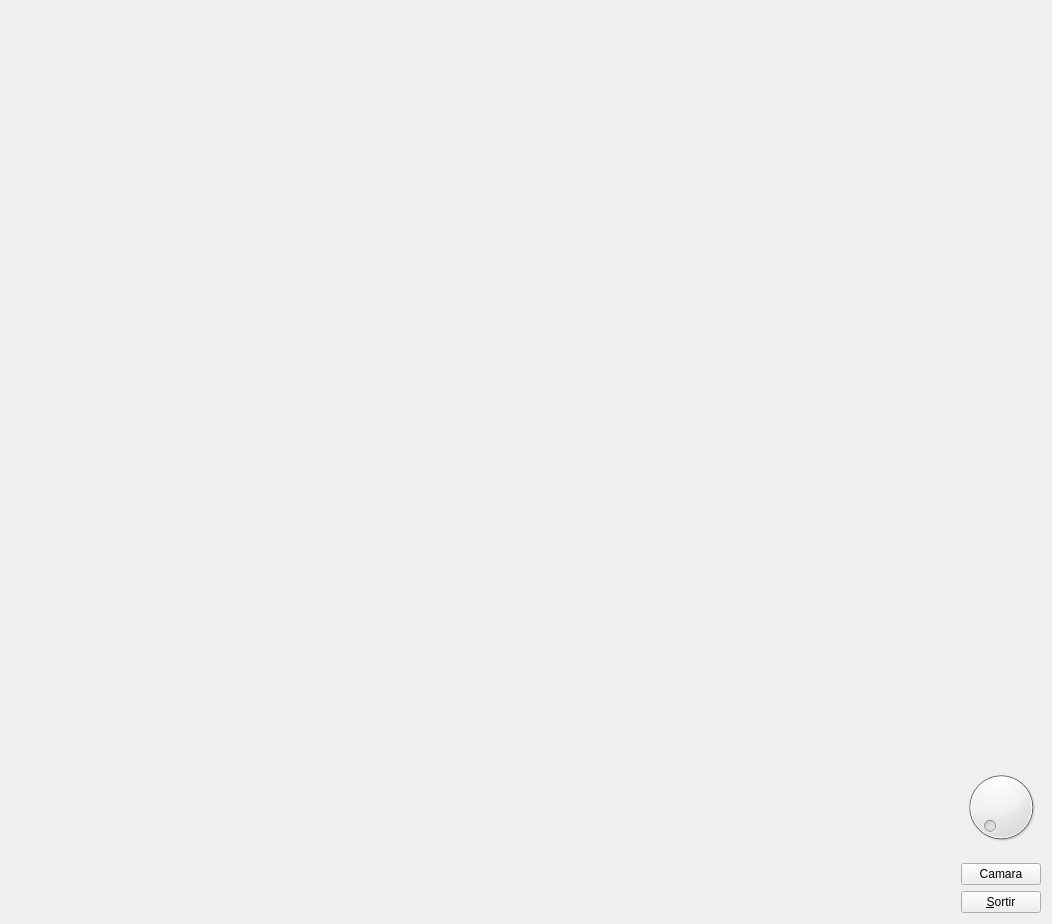
<?xml version="1.0" encoding="UTF-8"?>
<ui version="4.0">
 <class>MyForm</class>
 <widget class="QWidget" name="MyForm">
  <property name="geometry">
   <rect>
    <x>0</x>
    <y>0</y>
    <width>1052</width>
    <height>924</height>
   </rect>
  </property>
  <property name="windowTitle">
   <string>IDI-Lab</string>
  </property>
  <layout class="QHBoxLayout" name="horizontalLayout">
   <item>
    <widget class="MyGLWidget" name="widget" native="true">
     <property name="sizePolicy">
      <sizepolicy hsizetype="Expanding" vsizetype="Expanding">
       <horstretch>0</horstretch>
       <verstretch>0</verstretch>
      </sizepolicy>
     </property>
     <property name="minimumSize">
      <size>
       <width>50</width>
       <height>50</height>
      </size>
     </property>
    </widget>
   </item>
   <item>
    <layout class="QVBoxLayout" name="verticalLayout">
     <item>
      <spacer name="verticalSpacer">
       <property name="orientation">
        <enum>Qt::Vertical</enum>
       </property>
       <property name="sizeHint" stdset="0">
        <size>
         <width>20</width>
         <height>40</height>
        </size>
       </property>
      </spacer>
     </item>
     <item>
      <widget class="QDial" name="dial">
       <property name="maximum">
        <number>2</number>
       </property>
      </widget>
     </item>
     <item>
      <widget class="QPushButton" name="pushButton_2">
       <property name="text">
        <string>Camara</string>
       </property>
      </widget>
     </item>
     <item>
      <widget class="QPushButton" name="pushButton">
       <property name="sizePolicy">
        <sizepolicy hsizetype="Fixed" vsizetype="Fixed">
         <horstretch>0</horstretch>
         <verstretch>0</verstretch>
        </sizepolicy>
       </property>
       <property name="text">
        <string>&amp;Sortir</string>
       </property>
      </widget>
     </item>
    </layout>
   </item>
  </layout>
  <widget class="QWidget" name="layoutWidget">
   <property name="geometry">
    <rect>
     <x>0</x>
     <y>0</y>
     <width>2</width>
     <height>2</height>
    </rect>
   </property>
   <layout class="QHBoxLayout" name="horizontalLayout_2"/>
  </widget>
  <widget class="QWidget" name="layoutWidget">
   <property name="geometry">
    <rect>
     <x>0</x>
     <y>0</y>
     <width>2</width>
     <height>2</height>
    </rect>
   </property>
   <layout class="QHBoxLayout" name="horizontalLayout_3"/>
  </widget>
 </widget>
 <customwidgets>
  <customwidget>
   <class>MyGLWidget</class>
   <extends>QWidget</extends>
   <header>MyGLWidget.h</header>
   <container>1</container>
   <slots>
    <signal>actualizaDial(int)</signal>
    <slot>cambiaCamara()</slot>
    <slot>cambiaPat(int)</slot>
   </slots>
  </customwidget>
 </customwidgets>
 <resources/>
 <connections>
  <connection>
   <sender>pushButton</sender>
   <signal>clicked()</signal>
   <receiver>MyForm</receiver>
   <slot>close()</slot>
   <hints>
    <hint type="sourcelabel">
     <x>1044</x>
     <y>916</y>
    </hint>
    <hint type="destinationlabel">
     <x>839</x>
     <y>529</y>
    </hint>
   </hints>
  </connection>
  <connection>
   <sender>pushButton_2</sender>
   <signal>clicked()</signal>
   <receiver>widget</receiver>
   <slot>cambiaCamara()</slot>
   <hints>
    <hint type="sourcelabel">
     <x>1003</x>
     <y>848</y>
    </hint>
    <hint type="destinationlabel">
     <x>892</x>
     <y>712</y>
    </hint>
   </hints>
  </connection>
  <connection>
   <sender>widget</sender>
   <signal>actualizaDial(int)</signal>
   <receiver>dial</receiver>
   <slot>setValue(int)</slot>
   <hints>
    <hint type="sourcelabel">
     <x>929</x>
     <y>431</y>
    </hint>
    <hint type="destinationlabel">
     <x>1022</x>
     <y>752</y>
    </hint>
   </hints>
  </connection>
  <connection>
   <sender>dial</sender>
   <signal>sliderMoved(int)</signal>
   <receiver>widget</receiver>
   <slot>cambiaPat(int)</slot>
   <hints>
    <hint type="sourcelabel">
     <x>1007</x>
     <y>751</y>
    </hint>
    <hint type="destinationlabel">
     <x>931</x>
     <y>642</y>
    </hint>
   </hints>
  </connection>
 </connections>
</ui>
